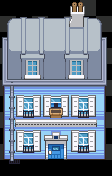

Below is a game level as drawn by its tile map, then a one-line description and the .tmx that defines it (tile-layer data replaced by summaries):
An orthogonal 7x11 tile map with 16x16 px tiles, 3 tile layers (OnGrass, Collisions, WalkBehind) and 1 object (teleport on push).

<map version="1.10" tiledversion="1.11.0" orientation="orthogonal" renderorder="right-down" compressionlevel="6" width="7" height="11" tilewidth="16" tileheight="16" infinite="0" nextlayerid="5" nextobjectid="10">
 <tileset firstgid="1" source="../../../tileset/paris-2-h250.tsx" />
 <layer id="4" name="OnGrass" width="7" height="11">
  <data>[77 cells, 4 non-empty, 2 distinct tile ids]</data>
 </layer>
 <layer id="1" name="Collisions" width="7" height="11">
  <data>[77 cells, 60 non-empty, 57 distinct tile ids]</data>
 </layer>
 <layer id="2" name="WalkBehind" width="7" height="11">
  <data>[77 cells, 35 non-empty, 31 distinct tile ids]</data>
 </layer>
 <objectgroup name="Moving">
  <object id="9" type="teleport on push" x="48" y="160" width="16" height="16">
   <properties>
    <property name="map" value="floor-0" />
    <property name="x" value="3" />
    <property name="y" value="8" />
   </properties>
  </object>
 </objectgroup>
</map>
